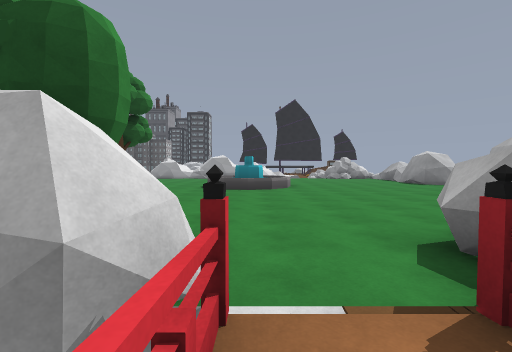
View 1 (above)

24 first-person views from a walk through a scene from a Unity 3-D project. The camera is 1.3 m above the floor, tilts 2° down and sees 90° across. The floor is counted in squares, 2 m on a side. Each view is taken from the middle of a square. On the plan, view 1 faces up. The plan holds only what a view shows up to about 9 squares ahead; the rest is blank. The place goes on beyond the plan. The player character is not drawn. Some surface patterns are stand-ins.

View 2
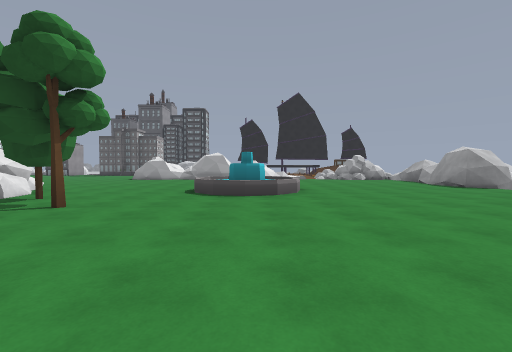

View 3
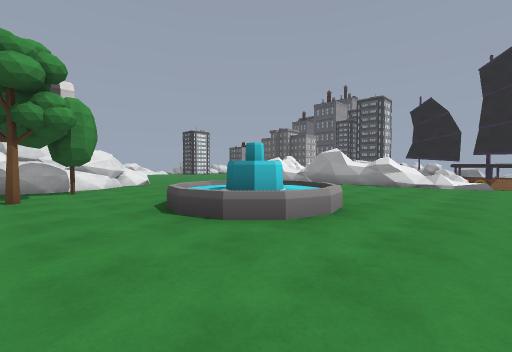

View 4
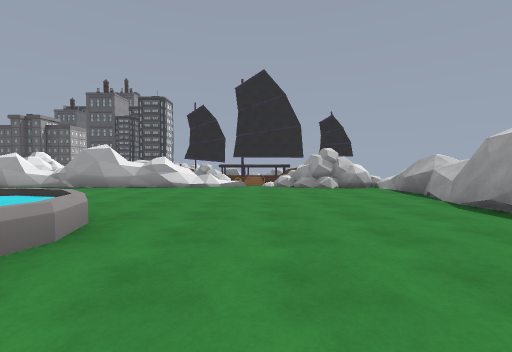

View 5
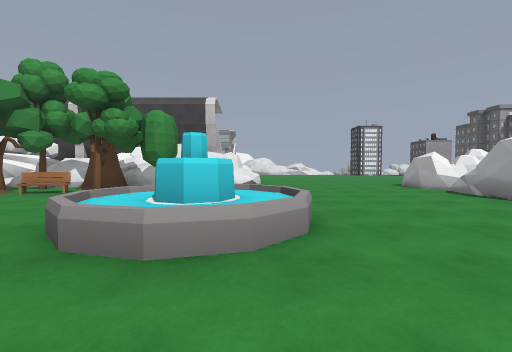

View 6
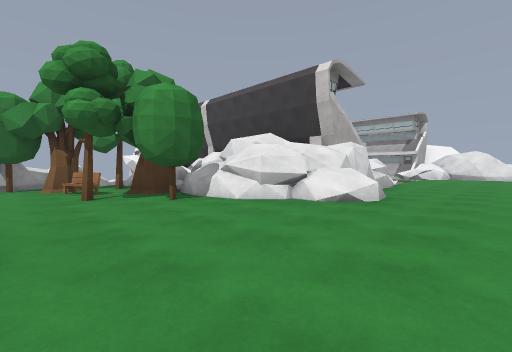

View 7
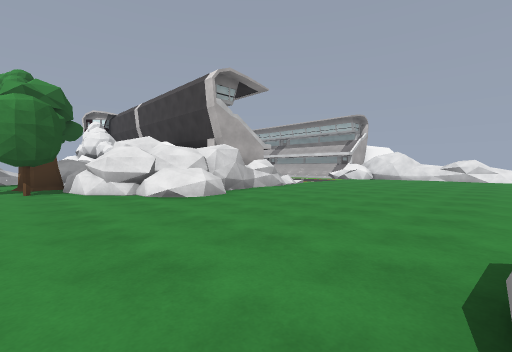

View 8
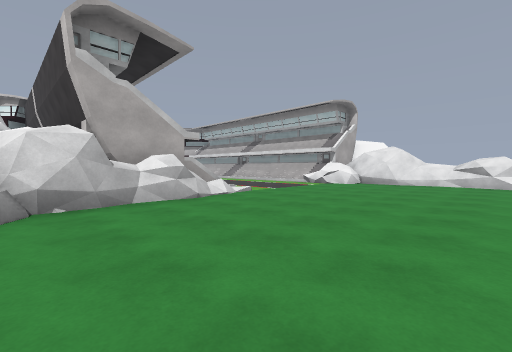

View 9
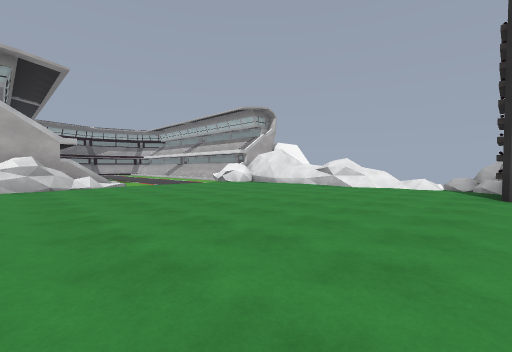

View 10
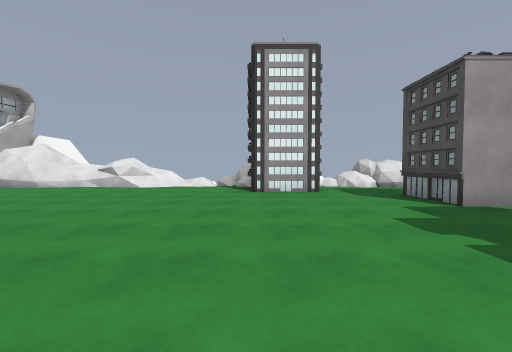

View 11
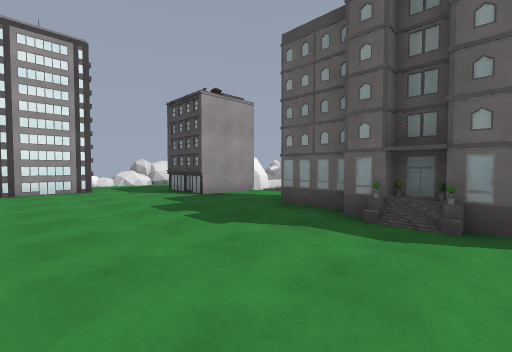

View 12
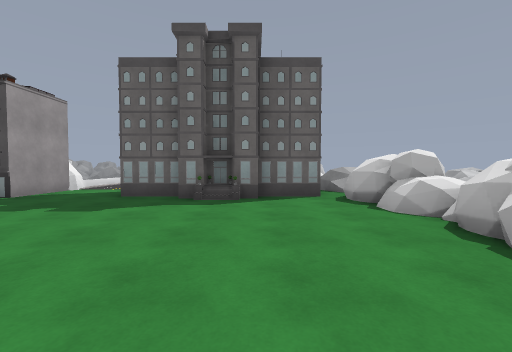

View 13
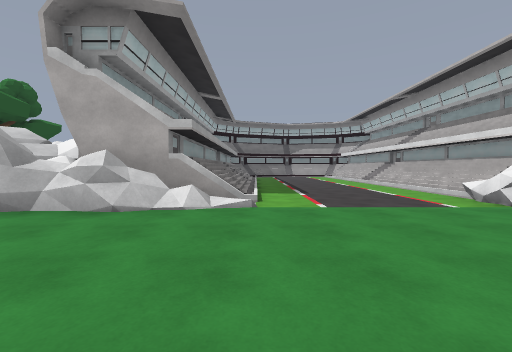

View 14
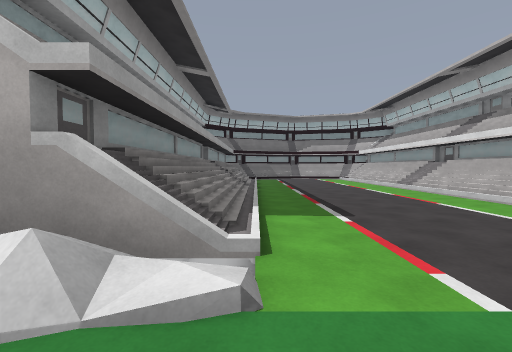

View 15
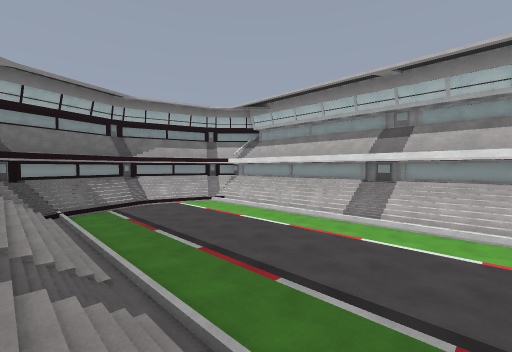

View 16
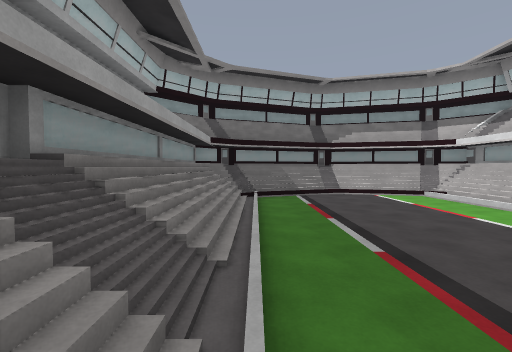

View 17
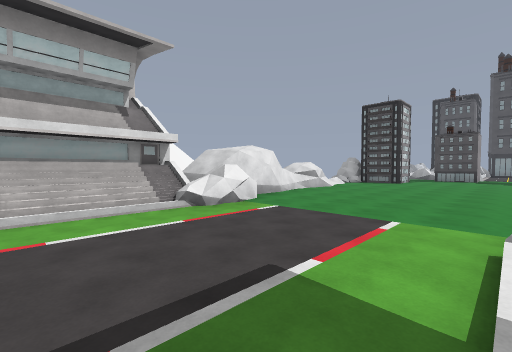

View 18
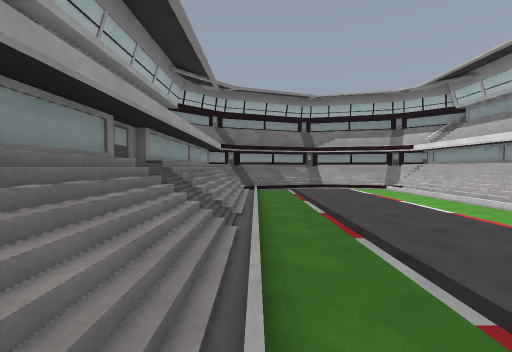

View 19
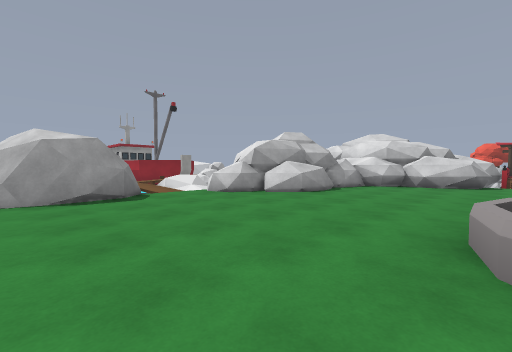

View 20
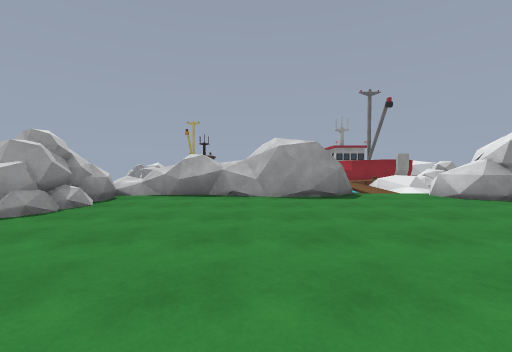

View 21
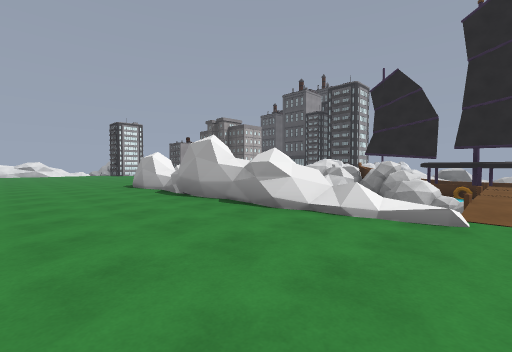

View 22
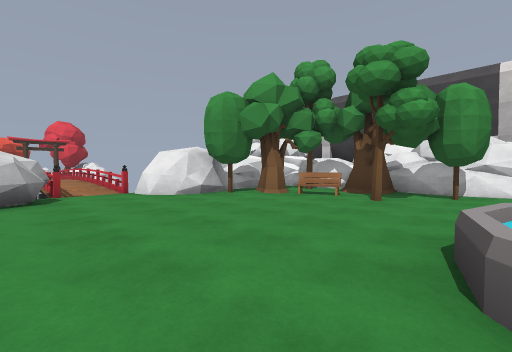

View 23
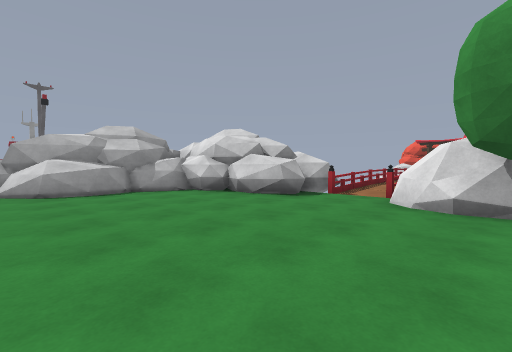

View 24
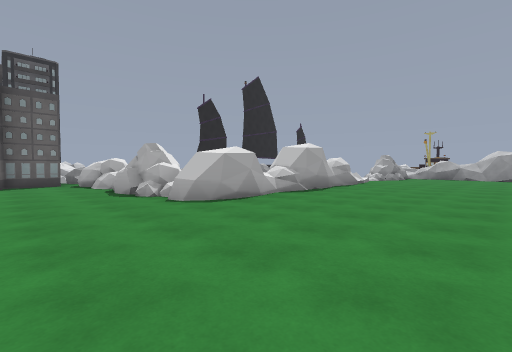

### Floor plan
Key: @ floor where view 1 was taken; # wall or solid block; x gap in a wall; . main floor; : floor 0.25 m higher than the main floor; / step, stairs or slope; = window, fence, low wall or low ledge; ^ raised ledge; v drop or lower ground; F fountain; T tree; B bench; U building; O other object.
Columns run from 21 left of view 1 to 10 right of it. Each row starts with its distance up from view 1.
 24       #..              #^
 23    ^  #..              #
 22   ^..##..#####        ##^
 21   x........U..^^    O  #v
 20    ...........##   #O#==v
 19     #..........^   OO##=/
 18   # U..........#        /
 17   #............#        /
 16   /............##^####= /###=
 15   //...................../##=
 14   /#........................==
 13   /.........................=#
 12   /.........................#
 11   ##........................#
 10 # ##.........==.....FFF.....###
  9 ###O....//####=.....FFF......==
  8   ##/...//######....FF......^vvv
  7   #/....//#######T.........#^vv
  6   #/....//#    #T T.......^#####
  5   #/....//#    #TT........##
  4   #/....//#    #^TB.......#
  3   #/....//#    ##TTT.....##
  2   #/....//#    #===##..###
  1   #/....//#         #.##
  0   #/....//#          @#
 -1   #/....//#          ..
 -2   #/....//#          :=
 -3   #/....//#
 -4   #//////^#
 -5   ###//^##
 -6    ######

Positions as (right, up) in squares from view 1, and headings:
1: (0, 0), facing up
2: (0, 2), facing up
3: (3, 6), facing up-left
4: (3, 7), facing up
5: (3, 10), facing left
6: (-2, 12), facing down-left
7: (-4, 15), facing down-left
8: (-8, 14), facing down-left
9: (-10, 18), facing down-left
10: (-10, 18), facing left
11: (-9, 18), facing up-left
12: (-9, 16), facing up
13: (-13, 13), facing down
14: (-13, 10), facing down
15: (-12, 4), facing down-left
16: (-13, 3), facing down
17: (-13, 5), facing up-left
18: (-13, 5), facing down
19: (1, 12), facing down-right
20: (1, 12), facing right
21: (3, 12), facing up-left
22: (2, 8), facing down-left
23: (-2, 7), facing down-right
24: (-9, 11), facing up-right
